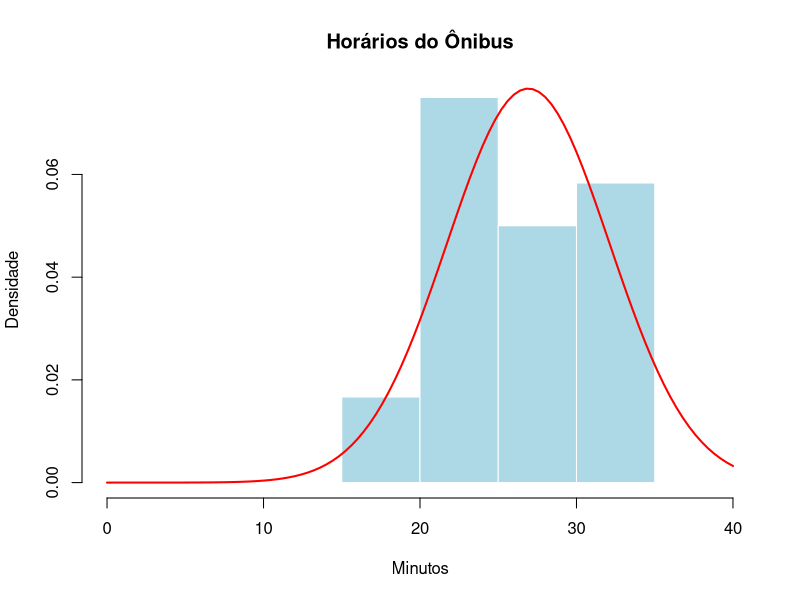

The R source for this figure:
horaOnibus <- c(30,34,27,28,27,33,22,30,34,33,32,21,20,32,34,22,17,25,23,23,25,30,22,22)
sort(horaOnibus)
desvio_p <- sd(horaOnibus)

tamanho <- length(horaOnibus)
tamanho

valorMinimo <- min(horaOnibus)
valorMinimo

valorMaximo <- max(horaOnibus)
valorMaximo

media <- mean(horaOnibus)
media

mediana <- median(horaOnibus)
mediana

moda <- names(which.max(table(horaOnibus)))
moda

hist(horaOnibus, 
     xlim = c(0, 40), 
     breaks = seq(0, 40, by = 5),
     probability = TRUE,
     main = "Horários do Ônibus",
     xlab = "Minutos", 
     ylab = "Densidade",
     col = "lightblue", 
     border = "white")

curve(dnorm(x, mean = media, sd = desvio_p),
      add = TRUE,
      col = "red",
      lwd = 2)
